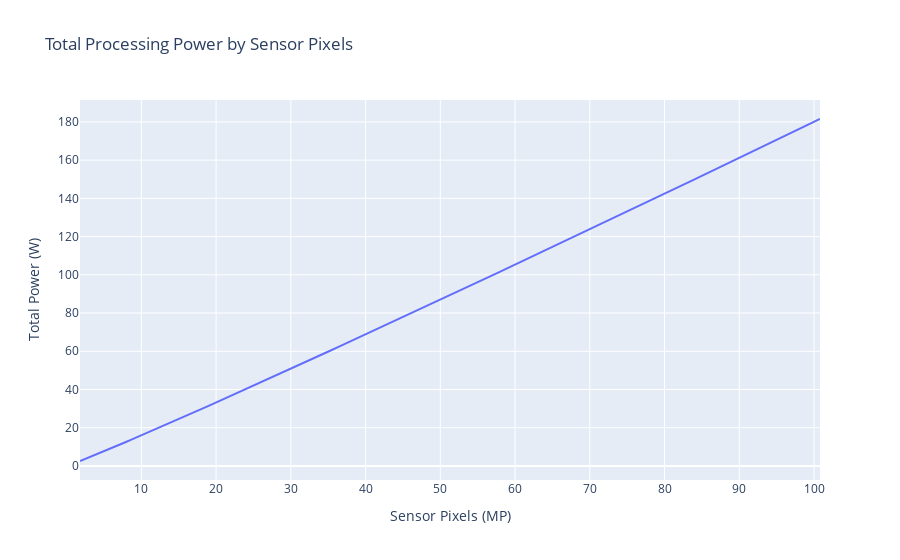

Notebook code cell kept with this figure:
### Markdown cell above
Now, we can predict the overall power and latency for a single image by number of megapixels: power goes up linearly, and with a parallel implementation of the algorithms, latency goes up sub-linearly:

### Code cell
fig = go.Figure()

fig.add_trace(go.Scatter(
    x = megapixels,
    y = [m[0] for m in metrics],))

fig.update_layout(
    title_text = "Total Processing Power by Sensor Pixels",
    xaxis_title="Sensor Pixels (MP)",
    yaxis_title="Total Power (W)",
)
fig.show()
